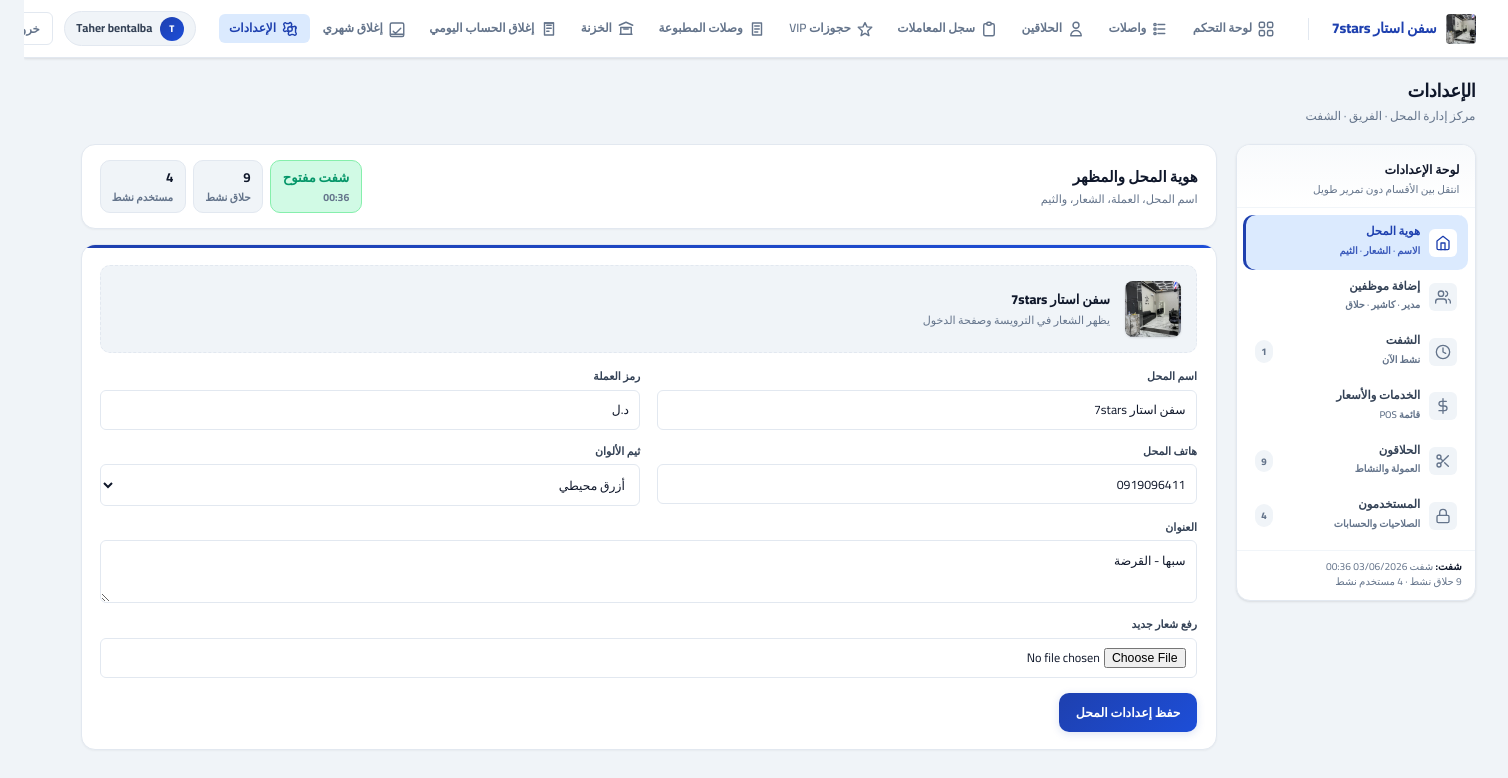
The page /app/settings/ (signed in) on the database as committed earlier.
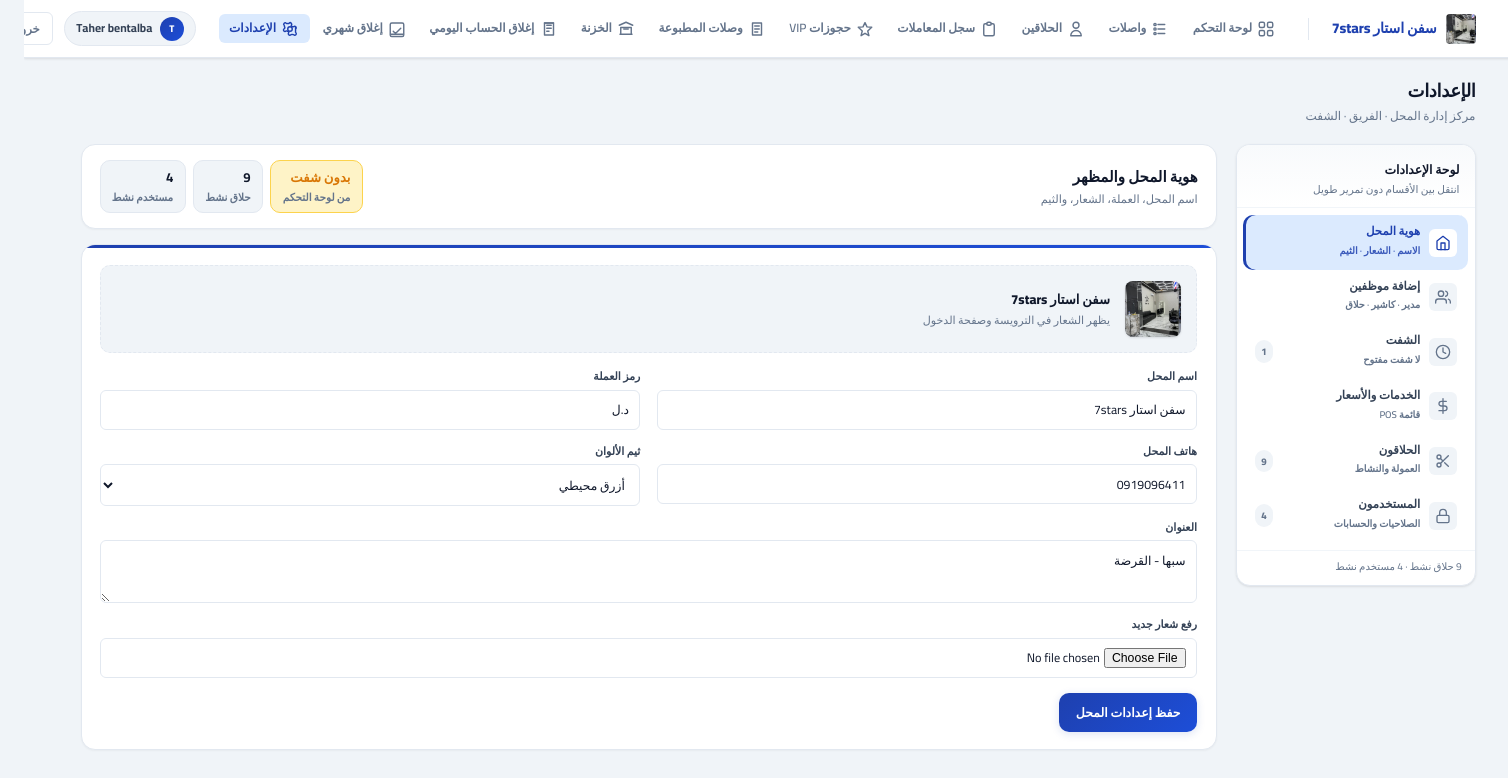
The same page on the database as committed later.
### core/models.py (models this page shows, shortened)
class TimestampedModel(models.Model):
    created_at = models.DateTimeField(auto_now_add=True, db_index=True)
    updated_at = models.DateTimeField(auto_now=True, db_index=True)
    class Meta:
        abstract = True

class Shift(TimestampedModel):
    name = models.CharField(max_length=120, blank=True, default="")
    started_at = models.DateTimeField(default=timezone.now, db_index=True)
    ended_at = models.DateTimeField(null=True, blank=True, db_index=True)
    is_closed = models.BooleanField(default=False, db_index=True)
    closed_by = models.ForeignKey(
        settings.AUTH_USER_MODEL,
        on_delete=models.PROTECT,
        null=True,
        blank=True,
        related_name="closed_shifts",
    )
    assigned_cashiers = models.ManyToManyField(
        settings.AUTH_USER_MODEL,
        blank=True,
        related_name="assigned_shifts",
    )
    last_ticket_sequence = models.PositiveIntegerField(
        default=0,
        help_text="آخر رقم تسلسلي للوصل ضمن هذا الشفت",
    )
    def can_close(self, user) -> bool:
        if user.is_superuser or getattr(user, "role", None) in ("ADMIN", "CASHIER"):
            return True
        return self.assigned_cashiers.filter(pk=user.pk).exists()

### barber_ms/views.py (the view, shortened to what this page needs)
# urls.py: path("settings/", views.settings_view, name="settings"),
@login_required
def settings_view(request):
    if not _is_admin(request.user):
        messages.error(request, "الإعدادات للمدير فقط.")
        if request.user.role == UserRole.BARBER:
            return redirect("frontend:barber")
        return redirect("frontend:dashboard")
    admin_form = AdminCreateForm()
    cashier_form = CashierCreateForm()
    barber_form = BarberCreateForm()
    barber_standalone_form = BarberStandaloneForm()
    open_form = ""
    if admin_form.errors:
        open_form = "admin"
    elif cashier_form.errors:
        open_form = "cashier"
    elif barber_form.errors:
        open_form = "barber"
    elif barber_standalone_form.errors:
        open_form = "barber_standalone"
    users = User.objects.order_by("-date_joined")
    barbers = BarberProfile.objects.select_related("user").order_by("name")
    shift_templates = ShiftTemplate.objects.prefetch_related("default_cashiers").all().order_by("start_time", "name")
    settings_cashiers = User.objects.filter(
        role__in=[UserRole.CASHIER, UserRole.ADMIN], is_active=True
    ).order_by("first_name", "username")
    shift_ctx = shift_ui_context(request.user)
    can_close_shift = shift_ctx["can_close_shift"]
    barbers_active_count = BarberProfile.objects.filter(is_active=True).count()
    users_active_count = users.filter(is_active=True).count()
    return render(
        request,
        "frontend/settings.html",
        {
            "admin_form": admin_form,
            "cashier_form": cashier_form,
            "barber_form": barber_form,
            "barber_standalone_form": barber_standalone_form,
            "users": users,
            "barbers": barbers,
            "barbers_active_count": barbers_active_count,
            "users_active_count": users_active_count,
            "open_form": open_form,
            "shift_templates": shift_templates,
            "current_shift": shift_ctx["current_shift"],
            "settings_cashiers": settings_cashiers,
            "can_close_shift": can_close_shift,
            "next_shift_label": shift_ctx["next_shift_label"],
            "user_role_choices": UserRole.choices,
            "all_services": Service.objects.order_by("name"),
        },
    )

### barber_ms/forms.py
class AdminCreateForm(_BaseUserCreateForm):
    role_value = UserRole.ADMIN

class CashierCreateForm(_BaseUserCreateForm):
    role_value = UserRole.CASHIER

### accounts/models.py (called while the page is built)
    @property
    def display_name(self) -> str:
        n = (self.name or "").strip()
        if n:
            return n
        if self.user_id:
            return self.user.get_full_name() or self.user.username
        return "حلاق"

### barber_ms/context_processors.py (called while the page is built)
def _time_greeting_ar() -> str:
    h = timezone.localtime().hour
    if 5 <= h < 12:
        return "صباح الخير"
    if 12 <= h < 17:
        return "طاب نهارك"
    if 17 <= h < 22:
        return "مساء الخير"
    return "أهلاً بك"

### barber_ms/views.py (called while the page is built)
def _is_admin(user):
    return user.role == UserRole.ADMIN or user.is_superuser

### core/models.py (called while the page is built)
    def time_range_display(self) -> str:
        if self.start_time and self.end_time:
            return f"{self.start_time.strftime('%H:%M')} — {self.end_time.strftime('%H:%M')}"
        return ""

### core/shift_utils.py (called while the page is built)
def new_shift_name(at: datetime.datetime | None = None) -> str:
    at = at or timezone.now()
    local = timezone.localtime(at)
    base = f"شفت {local:%d/%m/%Y %H:%M}"
    n = Shift.objects.filter(name__startswith=base).count()
    if n == 0:
        return base
    return f"{base} ({n + 1})"

### templates/frontend/settings.html (shortened to what the changed rows need)
{% extends "frontend/base.html" %}
{% block content %}
<div class="settings-app" id="settings-app">
  <aside class="settings-nav" aria-label="أقسام الإعدادات">
    <div class="settings-nav-hd">
      <h3>لوحة الإعدادات</h3>
      <p>انتقل بين الأقسام دون تمرير طويل</p>
    </div>
    <nav class="settings-nav-list">
      <button type="button" class="settings-nav-item active" data-panel="brand" aria-current="page">
      </button>
      <button type="button" class="settings-nav-item" data-panel="staff">
      </button>
      <button type="button" class="settings-nav-item" data-panel="shift">
        <span class="settings-nav-text">
          <span class="settings-nav-label">الشفت</span>
          <span class="settings-nav-hint">{% if current_shift %}نشط الآن{% else %}لا شفت مفتوح{% endif %}</span>
        </span>
      </button>
      <button type="button" class="settings-nav-item" data-panel="services">
      </button>
      <button type="button" class="settings-nav-item" data-panel="barbers">
      </button>
      <button type="button" class="settings-nav-item" data-panel="users">
      </button>
    </nav>
    <div class="settings-nav-ft">
      {% if current_shift %}
      <strong>شفت:</strong> {{ current_shift.name|default:"مفتوح" }}<br>
      {% endif %}
      {{ barbers_active_count }} حلاق نشط · {{ users_active_count }} مستخدم نشط
    </div>
  </aside>
  <div class="settings-main">
    <header class="settings-hero">
      <div>
        <h2 id="settings-panel-title">هوية المحل والمظهر</h2>
      </div>
      <div class="settings-kpis">
        <div class="settings-kpi {% if current_shift %}on{% else %}warn{% endif %}">
          <b>{% if current_shift %}شفت مفتوح{% else %}بدون شفت{% endif %}</b>
          {% if current_shift %}{{ current_shift.started_at|date:"H:i" }}{% else %}من لوحة التحكم{% endif %}
        </div>
        <div class="settings-kpi"><b>{{ barbers_active_count }}</b>حلاق نشط</div>
        <div class="settings-kpi"><b>{{ users_active_count }}</b>مستخدم نشط</div>
      </div>
    </header>
  </div>
</div>
{% endblock %}

Rows that differ between the two databases and show on the page:
removed Shift: name "شفت 03/06/2026 00:36", started_at "00:36"
Other text that changed with them:
text no longer shown: "نشط الآن شفت: شفت مفتوح"
text now shown: "لا شفت مفتوح بدون شفت من لوحة التحكم"
